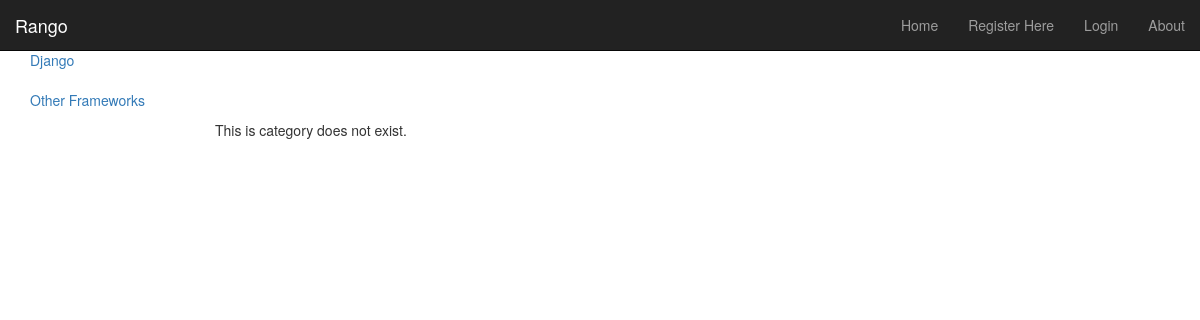
Before: /rango/category/python/add_page/ with the older database file.
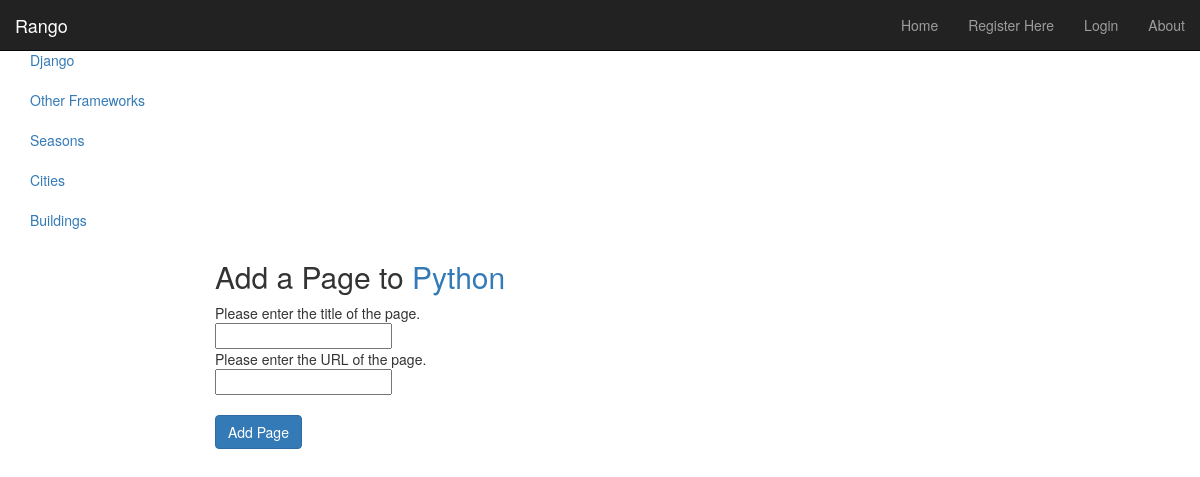
After: the same page with the newer database file.
### rango/models.py (models this page shows, shortened)
class Category(models.Model):
        name = models.CharField(max_length=128, unique=True)
        views = models.IntegerField(default=0)
        likes = models.IntegerField(default=0)
        slug = models.SlugField(unique=True)

### rango/views.py (the view)
# urls.py: url(r'^category/(?P<category_name_slug>[\w\-]+)/add_page/$', views.add_page, name='add_page'), # NEW MAPPING!
def add_page(request, category_name_slug):
    try:
        cat = Category.objects.get(slug=category_name_slug)
    except Category.DoesNotExist:
                cat = None
    if request.method == 'POST':
        form = PageForm(request.POST)
        if form.is_valid():
            if cat:
                page = form.save(commit=False)
                page.category = cat
                page.views = 0
                page.save()
                return category(request, category_name_slug)
        else:
            print form.errors
    else:
        form = PageForm()
    context_dict = {'form':form, 'category': cat}
    return render(request, 'rango/add_page.html', context_dict)

### rango/forms.py (shortened to what this page needs)
class PageForm(forms.ModelForm):
    title = forms.CharField(max_length=128, help_text="Please enter the title of the page.")
    url = forms.URLField(max_length=200, help_text="Please enter the URL of the page.")
    views = forms.IntegerField(widget=forms.HiddenInput(), initial=0)
    class Meta:
        model = Page
        exclude = ('category',)

### rango/templatetags/rango_extras.py (called while the page is built)
@register.inclusion_tag('rango/cats.html')
def get_category_list(cat=None):
    return {'cats': Category.objects.all(), 'act_cat': cat}

### rango/templates/rango/add_page.html (shortened to what this page needs)
<!DOCTYPE html>
<html>
    <head>
    </head>
    <body>
    {% extends 'rango/base.html' %}
{% block body_block %}
{% if category %}
                <form role="form"  id="page_form" method="post" action="/rango/category/{{category.slug}}/add_page/">
            <h2 class="form-signin-heading">Add a Page to <a href="/rango/category/{{category.slug}}/"> {{ category.name }}</a></h2>
                    {% for field in form.visible_fields %}
                        {{ field.help_text }}<br/>
                        {{ field }}<br/>
                    {% endfor %}
                <br/>
            <button class="btn btn-primary" type="submit" name="submit">Add Page</button>
                </form>
            {%  else %}
            <p>This is category does not exist.</p>
        {%  endif %}
        {% endblock %}

### rango/templates/rango/cats.html
{% if cats %}
    <ul class="nav nav-sidebar">
    {% for c in cats %}
    {% if c == act_cat %} <li  class="active" > {% else  %} <li>{% endif %}
            <a href="{% url 'category'  c.slug %}">{{ c.name }}</a></li>
{% endfor %}
{% else %}
    <li> <strong >There are no category present.</strong></li>
    </ul>
{% endif %}

Changed rows visible on the page:
added Category: name "Seasons"
added Category: name "Cities"
added Category: name "Buildings"
now on this page (row edited): Category: name "Python"
changed Category: slug empty → "python" (drawn)
Other visible differences:
text no longer shown: "This is category does not exist."
text now shown: "Add a Page to Add Page"
new list line: "Please enter the title of the page. "
new list line: "Please enter the URL of the page. "
